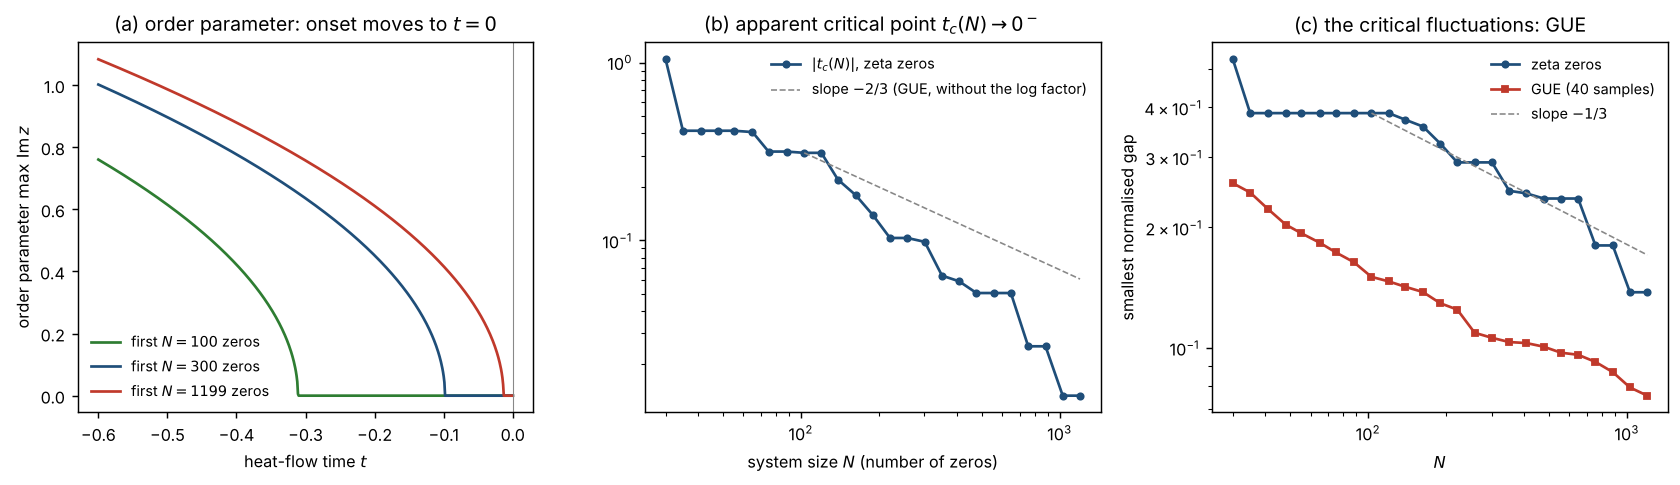

This chart was generated by the following Python code:
#!/usr/bin/env python3
"""The heat flow as a phase transition (author's proposal, log entry 65).

Control parameter: heat-flow time t.  Phases: t >= Lambda, all zeros real ("ordered");
t < Lambda, some zeros complex.  Rodgers-Tao: Lambda >= 0, so RH <=> Lambda = 0.
For the first N zeros (system size N) we define
  apparent critical point  t_c(N) = max_k t*_k  (the backward collision closest to 0),
  order parameter          m(t; N) = max_k Im z_k(t) ~ max_k sqrt(2 (t*_k - t))  for t < t*_k,
with t*_k the linearised collision time of the pair (k, k+1) (see heat_flow_spacing.py; checked
there against direct integration).  Finite-size scaling: t*_k = -(gap in gamma)^2/2 up to
neighbour corrections, and gaps are (2 pi / log(gamma/2 pi)) s with s the normalised gap.  If the
small gaps follow GUE, p(s) ~ (pi^2/3) s^2, the smallest normalised gap among N behaves like
N^{-1/3} (Ben Arous-Bourgade), so |t_c(N)| ~ N^{-2/3} (log)^{-2}.
We compare the zeta zeros with GUE samples (bulk, unfolded by the semicircle law).
Writes phase_transition.json and phase_transition.png.
"""
import json, math, os
import numpy as np
import matplotlib; matplotlib.use('Agg'); import matplotlib.pyplot as plt

ROOT = os.path.dirname(os.path.dirname(os.path.abspath(__file__)))
gam = np.array(json.load(open(os.path.join(ROOT, 'data', 'zeros_1200.json'))))
z0 = 2 * gam; n = len(z0)
D = z0[:, None] - z0[None, :]; np.fill_diagonal(D, np.inf); v = 2 * np.sum(1 / D, axis=1)
d = np.diff(z0); push = v[1:] - v[:-1]
tstar = np.where(push > 0, -d ** 2 / (2 * d * np.where(push > 0, push, 1)), -np.inf)  # pairs whose gap shrinks backward
tstar[-20:] = -np.inf                                     # truncation edge
mid = (gam[1:] + gam[:-1]) / 2
s = np.diff(gam) * np.log(mid / (2 * np.pi)) / (2 * np.pi)  # normalised gaps

Ns = np.unique(np.round(np.logspace(np.log10(30), np.log10(n - 1), 25)).astype(int))
tc = np.array([np.max(tstar[:N]) for N in Ns])           # closest to zero (all negative)
smin = np.array([np.min(s[5:N]) for N in Ns])            # skip the first few (very low heights)

# GUE comparison: smallest unfolded gap among the first N bulk gaps, averaged in log over samples
rng = np.random.default_rng(0)
size, samples = 2000, 40
logmins = []
gue_mean_check = []
for _ in range(samples):
    A = rng.normal(size=(size, size)) + 1j * rng.normal(size=(size, size))
    H = (A + A.conj().T) / 2
    ev = np.linalg.eigvalsh(H)
    R = (ev[-1] - ev[0]) / 2; c0 = (ev[-1] + ev[0]) / 2          # semicircle radius from the edges
    bulk = ev[np.abs(ev - c0) < 0.6 * R]
    x = (bulk[1:] + bulk[:-1]) / 2 - c0
    sg = np.diff(bulk) * size * 2 * np.sqrt(R * R - x ** 2) / (np.pi * R * R)   # unfolded gaps, mean ~ 1
    gue_mean_check.append(float(np.mean(sg)))
    logmins.append([math.log(np.min(sg[:N])) for N in Ns if N <= len(sg)])
L = min(len(x) for x in logmins)
gue_smin = np.exp(np.mean([x[:L] for x in logmins], axis=0))
gue_mean_gap = float(np.mean(gue_mean_check))

def slope(x, y):
    return float(np.polyfit(np.log(x), np.log(y), 1)[0])
fit_lo = Ns >= 100
res = dict(n_zeros=n, Ns=Ns.tolist(), t_c=tc.tolist(), s_min_zeta=smin.tolist(), s_min_gue=gue_smin.tolist(),
           slope_s_min_zeta=slope(Ns[fit_lo], smin[fit_lo]), slope_s_min_gue=slope(Ns[:L][fit_lo[:L]], gue_smin[fit_lo[:L]]),
           slope_abs_tc=slope(Ns[fit_lo], -tc[fit_lo]),
           slope_abs_tc_times_log2=slope(Ns[fit_lo], -tc[fit_lo] * np.log(mid[Ns[fit_lo] - 1] / (2 * np.pi)) ** 2),
           gue_prediction_s_min=-1 / 3, gue_prediction_tc=-2 / 3, gue_mean_unfolded_gap=gue_mean_gap)
print(json.dumps({k: (round(v, 3) if isinstance(v, float) else v) for k, v in res.items() if k.startswith('slope') or k.startswith('gue_')and not isinstance(v, list)}, indent=1))
for N, a, b in zip(Ns, tc, smin): print(f'N={N:5d}  t_c(N)={a:+.4f}  s_min={b:.4f}')

# order parameter curves
ts = np.linspace(-0.6, 0.0, 601)
curves = {}
for N in (100, 300, 1199):
    m = np.array([np.max(np.sqrt(2 * np.maximum(tstar[:N] - t, 0))) for t in ts])
    curves[N] = m
res['order_parameter_t'] = ts.tolist(); res['order_parameter'] = {str(k): v.tolist() for k, v in curves.items()}
json.dump(res, open(os.path.join(os.path.dirname(os.path.abspath(__file__)), 'phase_transition.json'), 'w'), indent=1)

plt.rcParams.update({'font.size': 9})
fig, ax = plt.subplots(1, 3, figsize=(13, 3.8))
cols = {100: '#2e7d32', 300: '#1f4e79', 1199: '#c0392b'}
for N, m in curves.items():
    ax[0].plot(ts, m, color=cols[N], label=f'first $N={N}$ zeros')
ax[0].axvline(0, color='#888888', lw=0.6)
ax[0].set_xlabel('heat-flow time $t$'); ax[0].set_ylabel('order parameter $\\max\\,\\mathrm{Im}\\,z$')
ax[0].set_title('(a) order parameter: onset moves to $t=0$'); ax[0].legend(frameon=False, fontsize=8)
ax[1].loglog(Ns, -tc, 'o-', color='#1f4e79', ms=3.5, label='$|t_c(N)|$, zeta zeros')
ref = -tc[fit_lo][0] * (Ns[fit_lo] / Ns[fit_lo][0]) ** (-2 / 3)
ax[1].loglog(Ns[fit_lo], ref, '--', color='#888888', lw=0.9, label='slope $-2/3$ (GUE, without the log factor)')
ax[1].set_xlabel('system size $N$ (number of zeros)'); ax[1].set_title('(b) apparent critical point $t_c(N)\\to0^-$')
ax[1].legend(frameon=False, fontsize=8)
ax[2].loglog(Ns, smin, 'o-', color='#1f4e79', ms=3.5, label='zeta zeros')
ax[2].loglog(Ns[:L], gue_smin, 's-', color='#c0392b', ms=3.5, label=f'GUE ({samples} samples)')
ax[2].loglog(Ns[fit_lo], smin[fit_lo][0] * (Ns[fit_lo] / Ns[fit_lo][0]) ** (-1 / 3), '--', color='#888888', lw=0.9, label='slope $-1/3$')
ax[2].set_xlabel('$N$'); ax[2].set_ylabel('smallest normalised gap'); ax[2].set_title('(c) the critical fluctuations: GUE')
ax[2].legend(frameon=False, fontsize=8)
fig.tight_layout(); fig.savefig(os.path.join(os.path.dirname(os.path.abspath(__file__)), 'phase_transition.png'), dpi=130, bbox_inches='tight')
